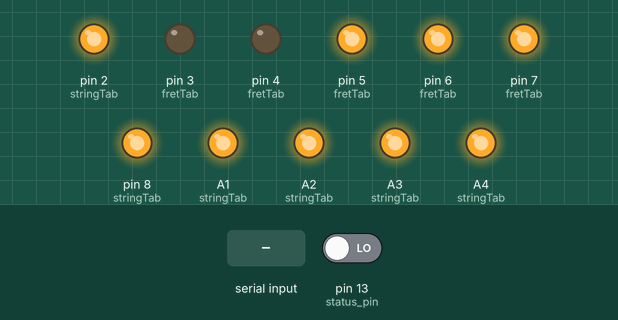
Bench run of a sketch on a simulated Arduino Uno, built with avr-gcc and run on an emulated ATmega328P. Parts: output pins drawn as LEDs (lit = HIGH). Dashed ring = blinking. The inputs (shaded band) are chosen by the test bench; at power-on: pin 13 (status_pin) LOW.

Above: at 1.6 s.
1.7 s: pin 13 (status_pin) driven HIGH
At 2.52 s:
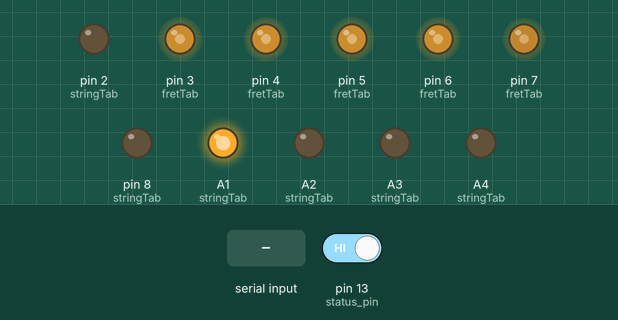
4.7 s: "1" received over Serial
At 5.8 s:
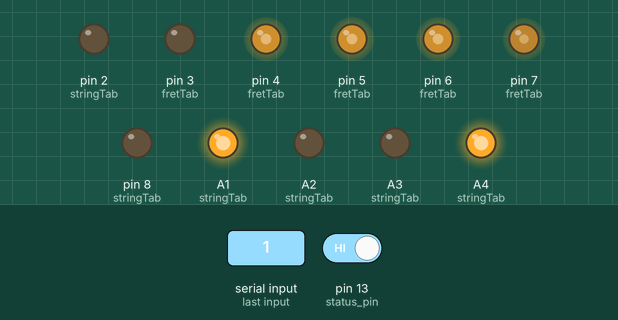
7.7 s: "0" received over Serial
At 8.4 s:
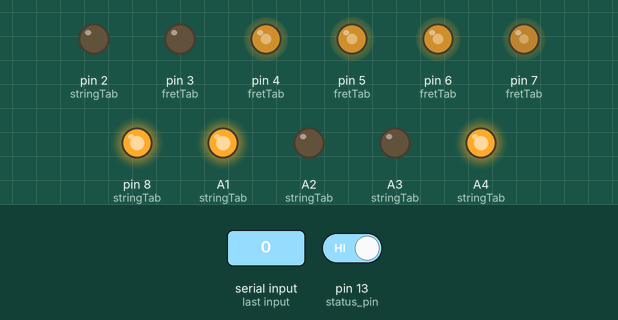
10.7 s: pin 13 (status_pin) driven LOW
At 11.7 s:
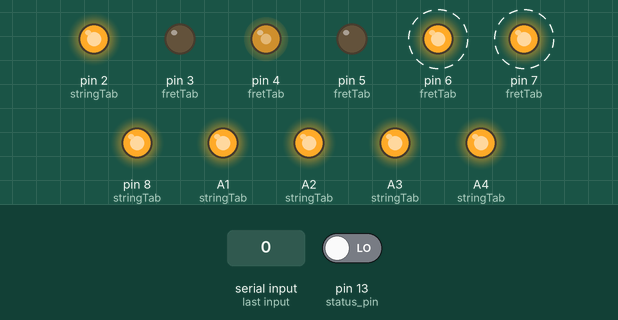
13.7 s: pin 13 (status_pin) driven HIGH
At 14.3 s:
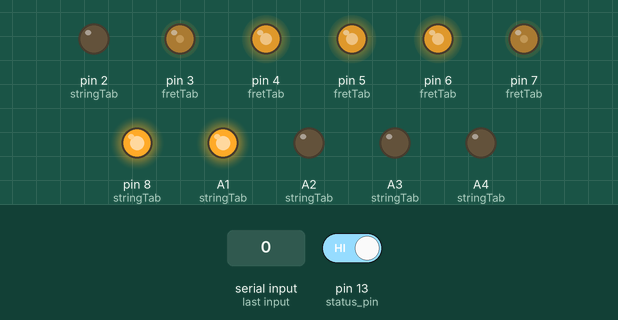
16.7 s: "1" received over Serial
Timing chart, 0 to 19.7 s (numbered marks = the images above; inputs shaded):
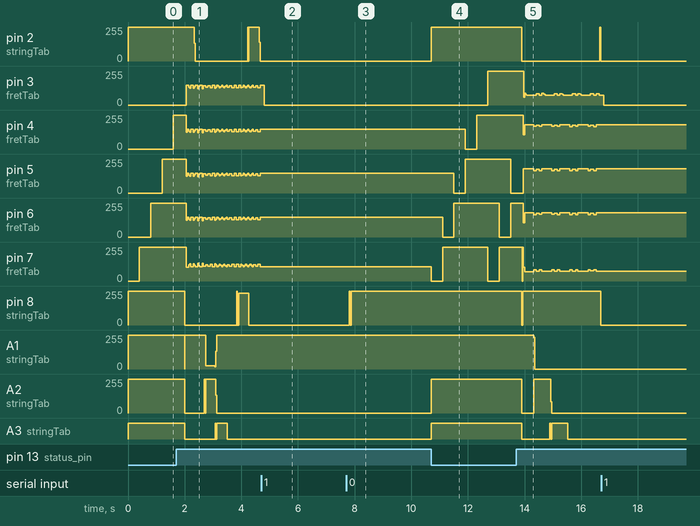

The sketch:

FRETX_v3.1_Code.ino
```cpp
#include "pins.h"

/* initialize the pins to control the matrix */
int     stringTab[] = {S1, S2, S3, S4, S5, S6, -1};
int     stringiTab[] = {S6, S5, S4, S3, S2, S1, -1};
int     fretTab[] = {F0, F1, F2, F3, F4, F5, -1};

String note = "zzzzzzzzzzz";
int povDelayMs;
int pos = 0;
int status_pin = 13;
int vertical_sync = 0;
int horizontal_sync = 0;
int just_con = 0;
int data_received = 1;
int con_status = 0;
int once = 0;
int string_no = 0;
int h_delay = 25;

void setup() {
  //initialize the serial communication with HC-05
  Serial.begin(9600);
  while(Serial == NULL);
  Serial.setTimeout(100);
  pinMode(status_pin, INPUT);
  //TEST PURPOSE ONLY
  povDelayMs = 1000 / FPS / note.length();
  pos = 0;
}

void loop() {
  while(digitalRead(status_pin) == LOW)
  {
    vertical_show();
    delay(400);
    data_received = 1;
    horizontal_sync = 0;
  }
  if(just_con == 1)
  {
    //switch off all the LEDs
    int i;
    for(i = 0; i < 6; i++)
    {
      pinMode(stringTab[i], OUTPUT);
      digitalWrite(stringTab[i], LOW);
    }
    int x;
    for(x = 0; x < 6; x++)
    {
      pinMode(fretTab[x], OUTPUT);
      digitalWrite(fretTab[x], HIGH);
    }
    just_con = 0;
    vertical_sync = 0;
  }

  if(data_received > 0)
  {
    if(digitalRead(status_pin) == HIGH)
    {
      //do horizontal show
      horizontal_show();
      //delay(400);
    }
    else
    {
      data_received = 0;
      just_con = 0;
      vertical_sync = 0;
    }
  }
  static int pos = 0;
  int fret;
  int string;

  //go back to the beginning
  if (note[pos] == '\0')
    {
      pos = 0;
      return;
    }

  //extracting fret and string posisiton
  fret = note[pos] / 10;
  string = note[pos] % 10;

//  Serial.print("string:");
//  Serial.print(string);
//  Serial.print(", fret:");
//  Serial.println(fret);

  //LED ON
  pinMode(fretTab[fret], OUTPUT);
  digitalWrite(fretTab[fret], LOW);
  pinMode(stringTab[6-string], OUTPUT);
  digitalWrite(stringTab[6-string], HIGH);

  //POV
  delay(povDelayMs);

  //LED OFF
  pinMode(fretTab[fret], INPUT);
  pinMode(stringTab[6-string], INPUT);

  //go to the next led
  pos++;
}

void vertical_show(void)
{
  if(vertical_sync == 5)
  {
    vertical_sync = 0;
    pinMode(fretTab[4], OUTPUT);
    digitalWrite(fretTab[4], HIGH);
  }
  pinMode(fretTab[vertical_sync], OUTPUT);
  digitalWrite(fretTab[vertical_sync], LOW);
  if(vertical_sync != 0)
  {
    pinMode(fretTab[vertical_sync-1], OUTPUT);
    digitalWrite(fretTab[vertical_sync-1], HIGH);
  }
  pinMode(stringTab[0], OUTPUT);
  digitalWrite(stringTab[0], HIGH);
  pinMode(stringTab[1], OUTPUT);
  digitalWrite(stringTab[1], HIGH);
  pinMode(stringTab[2], OUTPUT);
  digitalWrite(stringTab[2], HIGH);
  pinMode(stringTab[3], OUTPUT);
  digitalWrite(stringTab[3], HIGH);
  pinMode(stringTab[4], OUTPUT);
  digitalWrite(stringTab[4], HIGH);
  pinMode(stringTab[5], OUTPUT);
  digitalWrite(stringTab[5], HIGH);
  vertical_sync++;
  just_con = 1;
}

void horizontal_show(void)
{
    if(string_no != 6)
    {
      //switch on the string 1 red
      if(string_no != 0)
      {
        pinMode(stringiTab[string_no - 1], OUTPUT);
        digitalWrite(stringiTab[string_no - 1], LOW);
      }
      else
      {
        pinMode(stringiTab[5], OUTPUT);
        digitalWrite(stringiTab[5], LOW);
      }
      pinMode(stringiTab[string_no], OUTPUT);
      digitalWrite(stringiTab[string_no], HIGH);

    }
    else
    {
      //switch on the string 1 red
      pinMode(stringiTab[5], OUTPUT);
      digitalWrite(stringiTab[5], LOW);
      pinMode(stringiTab[0], OUTPUT);
      digitalWrite(stringiTab[0], HIGH);
      string_no = 0;
    }
  long time1 = 150;
  long time2 = 150;
  while(time1 > 0)
  {
    //red lights on
    //delay(1);
    pinMode(fretTab[0], OUTPUT);
      digitalWrite(fretTab[0], HIGH);
      pinMode(fretTab[1], OUTPUT);
      digitalWrite(fretTab[1], LOW);
      pinMode(fretTab[2], OUTPUT);
      digitalWrite(fretTab[2], LOW);
      pinMode(fretTab[3], OUTPUT);
      digitalWrite(fretTab[3], LOW);
      pinMode(fretTab[4], OUTPUT);
      digitalWrite(fretTab[4], LOW);
      time1--;
  }
      //delay(1);
      while(time2 > 0)
      {
        //blue light on
        pinMode(fretTab[0], OUTPUT);
      digitalWrite(fretTab[0], LOW);
    pinMode(fretTab[1], OUTPUT);
      digitalWrite(fretTab[1], HIGH);
      pinMode(fretTab[2], OUTPUT);
      digitalWrite(fretTab[2], HIGH);
      pinMode(fretTab[3], OUTPUT);
      digitalWrite(fretTab[3], HIGH);
      pinMode(fretTab[4], OUTPUT);
      digitalWrite(fretTab[4], HIGH);
    time2--;
  }
  if(h_delay == 0)
  {
    h_delay = 30;
    string_no++;
  }
  else
  {
    h_delay--;
  }
  //switch off all the LEDs
    int i;
    for(i = 0; i < 6; i++)
    {
      pinMode(stringTab[i], INPUT);
    }
    int x;
    for(x = 0; x < 6; x++)
    {
      pinMode(fretTab[x], INPUT);
    }
}


void serialEvent(){
  note = Serial.readString();
  povDelayMs = 1000 / FPS / note.length();
  pos = 0;
  if(data_received > 0)
  {
    data_received--;
  }
}
```

pins.h
```cpp
#ifndef PINS_H_
#define PINS_H_

/* HARDWARE LINK */
//Define string pins
#define S6 2
#define S5 A1
#define S4 A2
#define S3 A3
#define S2 A4
#define S1 8
#define NB_STRING 6
//Define frets pins
#define F0 7
#define F1 6
#define F2 5
#define F3 4
#define F4 3
#define F5 A0
#define NB_FRET 5 //excluding open string "fret"
//define the number of frame per second
#define FPS 65

#endif /* PINS_H_ */
```

Measured:
- after the input at 1.7 s, pin 2 (stringTab): 255/255 → 0/255 after 0.64 s, → 255/255 1.9 s later, → 0/255 0.41 s later; pin 8 (stringTab): 255/255 → 0/255 after 0.30 s, → 239/255 1.8 s later, → 0/255 0.42 s later
- after the input at 4.7 s, pin 4 (fretTab), pin 5 (fretTab): stops changing and stays 148/255
- after the input at 7.7 s, pin 8 (stringTab): 0/255 → 255/255 after 0.11 s
- after the input at 10.7 s, pin 2 (stringTab): 0/255 → 255/255 at once; pin 3 (fretTab): 0/255 → 255/255 after 2.0 s
- after the input at 13.7 s, pin 2 (stringTab): 255/255 → 0/255 after 0.21 s; pin 8 (stringTab): 255/255 → 0/255 after 3.0 s
